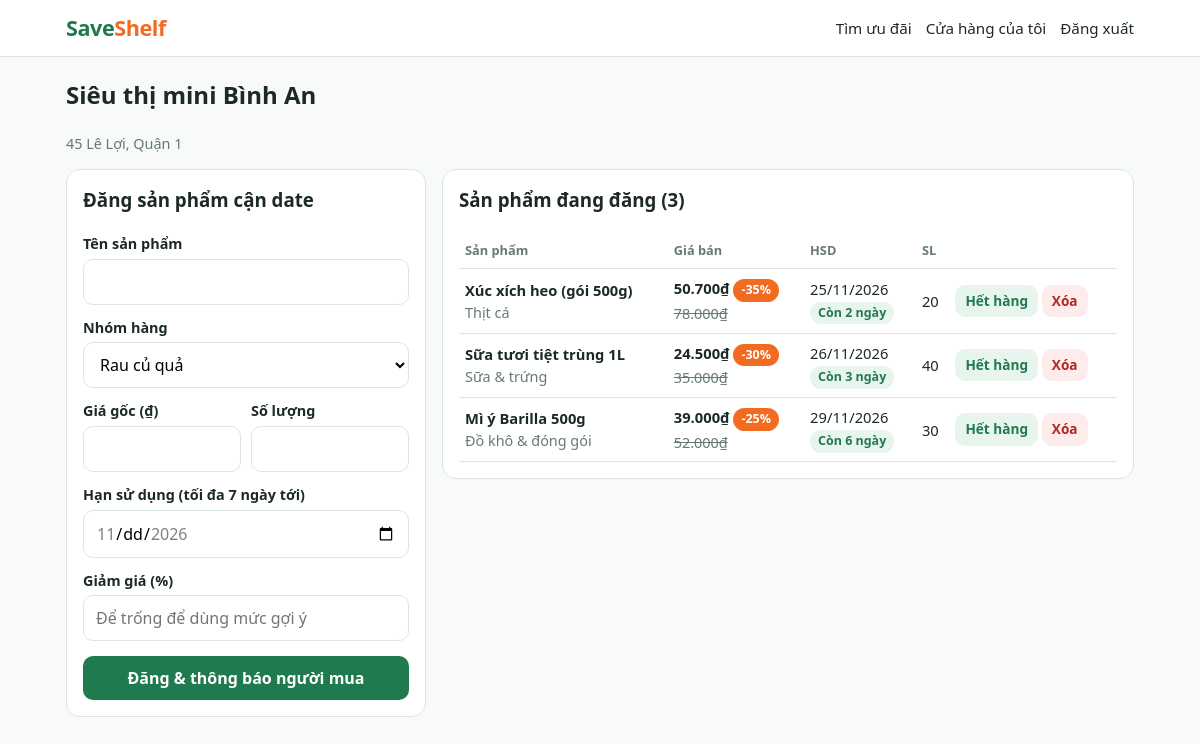
The page /cua-hang (signed in) on the database its author committed.
### tables this page shows
CREATE TABLE stores (
    id INTEGER PRIMARY KEY AUTOINCREMENT,
    name TEXT NOT NULL,
    email TEXT NOT NULL UNIQUE,
    password_hash TEXT NOT NULL,
    address TEXT NOT NULL,
    phone TEXT,
    lat REAL NOT NULL,
    lng REAL NOT NULL
);

CREATE TABLE items (
    id INTEGER PRIMARY KEY AUTOINCREMENT,
    store_id INTEGER NOT NULL REFERENCES stores(id) ON DELETE CASCADE,
    name TEXT NOT NULL,
    category TEXT NOT NULL,
    original_price INTEGER NOT NULL,
    discount_percent INTEGER NOT NULL,
    expiry_date TEXT NOT NULL,
    quantity INTEGER NOT NULL,
    created_at TEXT NOT NULL
);

### app.py (the view, shortened to what this page needs)
@app.route("/cua-hang", methods=["GET", "POST"])
@login_required
def dashboard():
    db = get_db()
    store = db.execute("SELECT * FROM stores WHERE id=?", (session["store_id"],)).fetchone()
    if store is None:
        session.clear()
        return redirect(url_for("store_login"))
    rows = db.execute(
        """SELECT i.*, s.name AS store_name, s.address, s.phone, s.lat, s.lng
           FROM items i JOIN stores s ON s.id = i.store_id
           WHERE i.store_id=? ORDER BY i.expiry_date""", (store["id"],)).fetchall()
    items = [row_to_deal(r) for r in rows]
    return render_template("dashboard.html", store=store, items=items, categories=CATEGORIES,
                           max_days=MAX_DAYS_WINDOW, min_discount=MIN_DISCOUNT,
                           today=date.today().isoformat(),
                           max_date=(date.today() + timedelta(days=MAX_DAYS_WINDOW)).isoformat())

### app.py (called while the page is built)
def get_db():
    if "db" not in g:
        g.db = sqlite3.connect(DB_PATH)
        g.db.row_factory = sqlite3.Row
    return g.db

def sale_price(original, percent):
    return max(0, int(original * (100 - percent) / 100) // 100 * 100)

@app.template_filter("vnd")
def vnd(value):
    return f"{int(value):,}".replace(",", ".") + "₫"

@app.template_filter("ngay")
def ngay(iso):
    return datetime.strptime(iso, "%Y-%m-%d").strftime("%d/%m/%Y")

def days_left_label(d):
    if d < 0:
        return "Đã hết hạn"
    if d == 0:
        return "Hết hạn hôm nay"
    if d == 1:
        return "Còn 1 ngày"
    return f"Còn {d} ngày"

def login_required(view):
    @wraps(view)
    def wrapped(*a, **kw):
        if not session.get("store_id"):
            flash("Vui lòng đăng nhập cửa hàng.", "warn")
            return redirect(url_for("store_login"))
        return view(*a, **kw)
    return wrapped

### templates/dashboard.html (shortened to what this page needs)
{% extends "base.html" %}
{% block content %}
<h2 style="margin-top:0">{{ store.name }}</h2>
<p class="muted">{{ store.address }}</p>
<div class="grid">
  <div class="card">
    <h3 style="margin-top:0">Đăng sản phẩm cận date</h3>
    <form method="post">
      <label for="name">Tên sản phẩm</label><input id="name" name="name" required>
      <label for="category">Nhóm hàng</label>
      <select id="category" name="category">{% for c in categories %}<option>{{ c }}</option>{% endfor %}</select>
      <div class="row2">
        <div><label for="original_price">Giá gốc (₫)</label><input id="original_price" name="original_price" type="number" min="1000" step="500" required></div>
        <div><label for="quantity">Số lượng</label><input id="quantity" name="quantity" type="number" min="1" required></div>
      </div>
      <label for="expiry_date">Hạn sử dụng (tối đa {{ max_days }} ngày tới)</label>
      <input id="expiry_date" name="expiry_date" type="date" min="{{ today }}" max="{{ max_date }}" required>
      <label for="discount_percent">Giảm giá (%) </label>
      <input id="discount_percent" name="discount_percent" type="number" min="{{ min_discount }}" max="90" placeholder="Để trống để dùng mức gợi ý">
      <button class="btn" style="width:100%">Đăng &amp; thông báo người mua</button>
    </form>
  </div>
  <div class="card scroll">
    <h3 style="margin-top:0">Sản phẩm đang đăng ({{ items|length }})</h3>
    {% if items %}
    <table>
      <tr><th>Sản phẩm</th><th>Giá bán</th><th>HSD</th><th>SL</th><th></th></tr>
      {% for i in items %}
      <tr>
        <td><b>{{ i.name }}</b><br><span class="muted">{{ i.category }}</span></td>
        <td><b>{{ i.sale_price|vnd }}</b> <span class="badge off">-{{ i.discount_percent }}%</span><br><s class="muted">{{ i.original_price|vnd }}</s></td>
        <td>{{ i.expiry_date|ngay }}<br>
          {% if i.days_left < 0 %}<span class="badge urgent">Đã hết hạn</span>
          {% elif i.days_left <= 1 %}<span class="badge urgent">{{ i.days_label }}</span>
          {% else %}<span class="badge ok">{{ i.days_label }}</span>{% endif %}</td>
        <td>{% if i.quantity == 0 %}<span class="muted">Hết</span>{% else %}{{ i.quantity }}{% endif %}</td>
        <td>
          {% if i.quantity > 0 %}
          <form class="inline" method="post" action="{{ url_for('item_update', item_id=i.id) }}">
            <input type="hidden" name="action" value="soldout"><button class="btn sec sm">Hết hàng</button></form>
          {% endif %}
          <form class="inline" method="post" action="{{ url_for('item_update', item_id=i.id) }}" onsubmit="return confirm('Xóa sản phẩm này?')">
            <input type="hidden" name="action" value="delete"><button class="btn warn sm">Xóa</button></form>
        </td>
      </tr>
      {% endfor %}
    </table>
    {% else %}<p class="muted">Chưa có sản phẩm nào. Hãy đăng món đầu tiên!</p>{% endif %}
  </div>
</div>
{% endblock %}

### templates/base.html (shortened to what this page needs)
<!doctype html>
<html lang="vi">
<head>
<link rel="stylesheet" href="https://unpkg.com/leaflet@1.9.4/dist/leaflet.css">
</head>
<body>
<header><div class="bar">
  <a class="logo" href="{{ url_for('index') }}">Save<span>Shelf</span></a>
  <nav>
    <a href="{{ url_for('index') }}">Tìm ưu đãi</a>
    {% if session.store_id %}
      <a href="{{ url_for('dashboard') }}">Cửa hàng của tôi</a>
      <a href="{{ url_for('store_logout') }}">Đăng xuất</a>
    {% else %}
      <a href="{{ url_for('store_login') }}">Dành cho cửa hàng</a>
    {% endif %}
  </nav>
</div></header>
<main>
  {% block content %}{% endblock %}
</main>
</body>
</html>

### templates/base.html (style rules this page uses)
:root { --g:#1f7a4d;--g2:#e8f5ee;--o:#f26b21;--ink:#1d2a24;--mut:#667a70;--bd:#dbe6df;--bg:#f7faf8;--r:14px }
* { box-sizing:border-box }
body { margin:0;font-family:system-ui,-apple-system,"Segoe UI",Roboto,sans-serif;background:var(--bg);color:var(--ink);line-height:1.5 }
a { color:var(--g) }
header { background:#fff;border-bottom:1px solid var(--bd);position:sticky;top:0;z-index:1000 }
.bar { max-width:1100px;margin:auto;padding:12px 16px;display:flex;align-items:center;gap:16px;flex-wrap:wrap }
.logo { font-weight:800;font-size:1.35rem;color:var(--g);text-decoration:none;letter-spacing:-.02em }
.logo span { color:var(--o) }
nav { margin-left:auto;display:flex;gap:14px;font-size:.95rem }
nav a { text-decoration:none;color:var(--ink) }
main { max-width:1100px;margin:auto;padding:20px 16px 60px }
.btn { display:inline-block;background:var(--g);color:#fff;border:0;border-radius:10px;padding:10px 16px;font:inherit;font-weight:600;cursor:pointer;text-decoration:none }
.btn.sec { background:var(--g2);color:var(--g) }
.btn.warn { background:#fdeceb;color:#b3261e }
.btn.sm { padding:6px 10px;font-size:.85rem }
.card { background:#fff;border:1px solid var(--bd);border-radius:var(--r);padding:16px }
label { display:block;font-weight:600;font-size:.9rem;margin:12px 0 4px }
input,select { width:100%;padding:10px 12px;border:1px solid var(--bd);border-radius:10px;font:inherit;background:#fff }
.muted { color:var(--mut);font-size:.9rem }
.badge { display:inline-block;padding:2px 8px;border-radius:99px;font-size:.78rem;font-weight:700 }
.badge.off { background:var(--o);color:#fff }
.badge.ok { background:var(--g2);color:var(--g) }

### templates/dashboard.html (style rules this page uses)
.grid { display:grid;grid-template-columns:360px 1fr;gap:16px;align-items:start }
table { width:100%;border-collapse:collapse;font-size:.92rem }
th,td { text-align:left;padding:8px 6px;border-bottom:1px solid var(--bd);vertical-align:middle }
th { color:var(--mut);font-weight:600;font-size:.8rem }
.row2 { display:grid;grid-template-columns:1fr 1fr;gap:10px }
.scroll { overflow-x:auto }
form.inline { display:inline }

### rows shown on the page
stores: name "Siêu thị mini Bình An", address "45 Lê Lợi, Quận 1"
items: name "Xúc xích heo (gói 500g)", category "Thịt cá", sale_price|vnd "50.700₫", discount_percent "35", original_price|vnd "78.000₫", expiry_date|ngay "25/11/2026", days_label "Còn 2 ngày", quantity "20"
items: name "Sữa tươi tiệt trùng 1L", category "Sữa & trứng", sale_price|vnd "24.500₫", discount_percent "30", original_price|vnd "35.000₫", expiry_date|ngay "26/11/2026", days_label "Còn 3 ngày", quantity "40"
items: name "Mì ý Barilla 500g", category "Đồ khô & đóng gói", sale_price|vnd "39.000₫", discount_percent "25", original_price|vnd "52.000₫", expiry_date|ngay "29/11/2026", days_label "Còn 6 ngày", quantity "30"

### other values the page prints
{{ max_days }} "7"
{{ items|length }} "3"
form field category "Rau củ quả"
